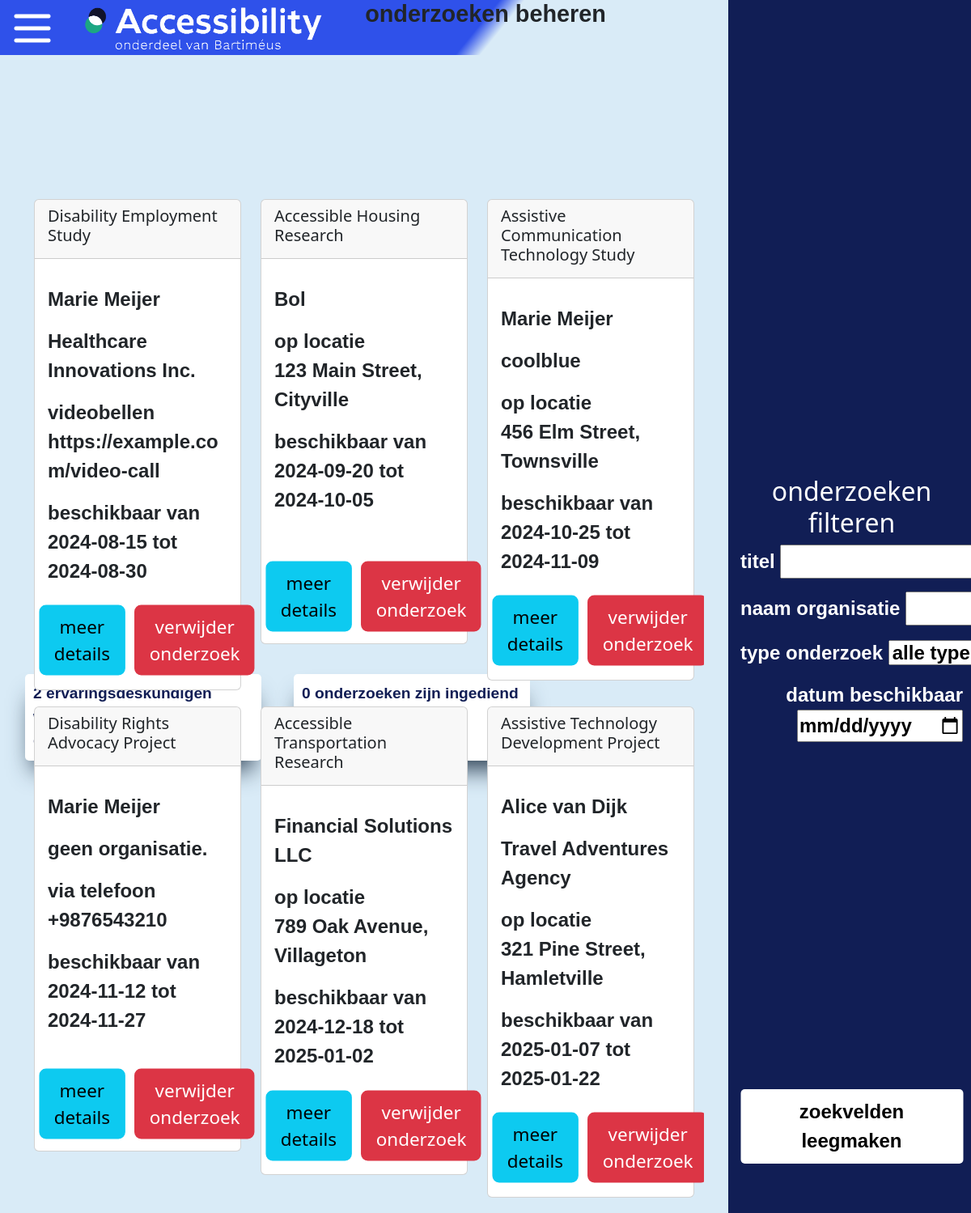
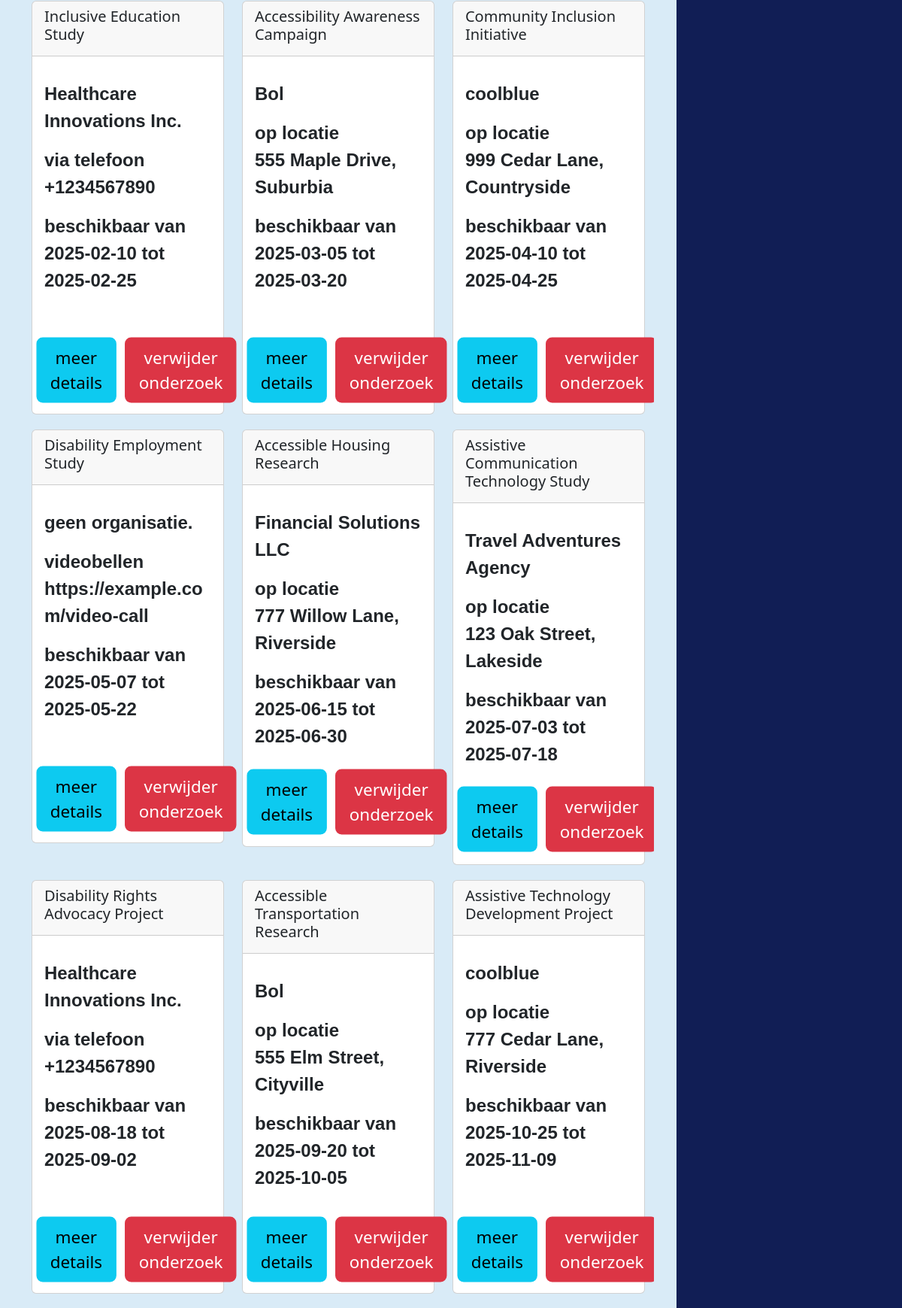
/admin/list_of_researches (upper part), run on the app's committed database (2 pictures, top to bottom).
### tables this page shows
CREATE TABLE research(
  id INTEGER NOT NULL,
  title VARCHAR NOT NULL,
  is_free BOOLEAN NOT NULL,
  description VARCHAR,
  date_from DATE NOT NULL,
  date_to DATE NOT NULL,
  research_type INT NOT NULL,
  location VARCHAR NOT NULL,
  with_price BOOLEAN NOT NULL,
  price INT,
  target_age_from INT,
  target_age_to INT,
  company_id INTEGER NOT NULL,
  disability_id INTEGER NOT NULL,
  status_id INTEGER NOT NULL,
  field_expert_id INTEGER,
  PRIMARY KEY(id),
  CONSTRAINT status_research FOREIGN KEY (status_id) REFERENCES status (id),
  CONSTRAINT id_research FOREIGN KEY (disability_id) REFERENCES disability (id),
  CONSTRAINT company_research FOREIGN KEY (company_id) REFERENCES company (id),
  CONSTRAINT field_expert_research
    FOREIGN KEY (field_expert_id) REFERENCES field_expert (id)
);

CREATE TABLE user(
  id INTEGER NOT NULL,
  firstname VARCHAR NOT NULL,
  infix VARCHAR,
  lastname VARCHAR NOT NULL,
  password VARCHAR NOT NULL,
  zipcode VARCHAR NOT NULL,
  gender INT NOT NULL,
  mail TEXT NOT NULL,
  phonenumber INT NOT NULL,
  is_approved BOOL NOT NULL, birthday, is_old BOOL NOT NULL DEFAULT 1, salt VARCHAR NOT NULL DEFAULT '',
  PRIMARY KEY(id)
);

### models/Company.py (models this page shows, shortened)
class Company(db.Model):
    id = db.Column(db.Integer, primary_key=True)
    name = db.Column(db.String(50), nullable=False)
    website = db.Column(db.String(255), nullable=False)
    description = db.Column(db.String(500), nullable=False) # warning over default varchar length
    contact_user = db.Column(db.Integer, nullable=False)
    phonenumber = db.Column(db.Integer, nullable=False)
    extradetails = db.Column(db.String(500), nullable=False)  # warning over default varchar length
    mail = db.Column(db.String(120), unique=True, nullable=False)
    user_id = db.Column(db.Integer, nullable=False)

### routes/admin.py (the view)
@admin.route("/list_of_researches", methods=["GET", "POST"])
def manage_researches():
    delete_research = request.form.get("delete_research")
    researches = get_research_list_admin()
    research_signup_request_count = get_research_signup_requests_count()
    return render_template("admin/list_of_researches.jinja", researches = researches, research_signup_request_count = research_signup_request_count)

### models/model.py (called while the page is built)
def get_research_list_admin():
    database = sqlite3.connect("database/wp3.db")
    database.row_factory = sqlite3.Row
    cursor = database.cursor()
    cursor.execute('''SELECT research.*, company.name, user.*
                    FROM research
                    LEFT JOIN company ON research.company_id = company.id
                    LEFT JOIN user ON research.field_expert_id = user.id
                     ''')
    researches = cursor.fetchall()
    database.close()
    return researches

def get_research_signup_requests_count():
    database = sqlite3.connect("database/wp3.db")
    cursor = database.cursor()
    cursor.execute('''SELECT COUNT(*) FROM research
                   JOIN status ON research.id = status.id
                   WHERE status.status = "in afwachting"''')
    research_signup_requests_count = cursor.fetchone()
    database.close()
    return research_signup_requests_count

### templates/admin/list_of_researches.jinja (shortened to what this page needs)
{% extends "base.jinja" %}  {% block body %}
<h1>onderzoeken beheren</h1>
<ul class="admin_quick_link">
  <a href="/admin/approve_research_requests"
    >{{ research_signup_request_count[0] }} ervaringsdeskundigen willen zich
    inschrijven voor een onderzoek</a
  >
  <a href="/admin/approve_research"
    >0 onderzoeken zijn ingediend door organisaties</a
  >
</ul>
<div class="filter_research_block">
  <h2 class="filter_research">onderzoeken filteren</h2>
  <p>titel <input type="text" id="searchTitle" /></p>
  <p>naam organisatie <input type="text" id="searchOrganisation" /></p>
  <p>
    type onderzoek
    <select id="searchType">
      <option value="">alle type</option>
    </select>
  </p>
  <p>
    datum beschikbaar <br />
    <input type="date" id="searchDate" />
  </p>
  <button class="clear_search_field" id="clearSearchFields">
    zoekvelden leegmaken
  </button>
</div>
<div class="list_position">
  <div class="container research_list list_normal">
    <div class="row" id="researchList">
      {%for research in researches%}
      <div
        class="col-4"
        data-title="{{ research.title }}"
        data-organisation="{{ research.name }}"
        data-type="{{ research.research_type }}"
        data-available-from="{{ research.date_from }}"
        data-available-until="{{ research.date_to }}"
      >
        <div class="card padding-bottom">
          <div class="card-header">
            <h5 class="card-title">{{ research.title }}</h5>
          </div>
          <div class="card-body">
            {%if research.firstname is not none%}
            <p class="card-text">
              {{ research.firstname }} {{ research.infix }}
              {{ research.lastname }}
            </p>
            {% endif %} {%if research.name is not none%}
            <p class="card-text">{{ research.name }}</p>
            {% endif %} {%if research.name is none%}
            <p class="card-text">geen organisatie.</p>
            {% endif %}
            <p class="card-text">
              {{ research.research_type }} <br />{{ research.location }}
            </p>
            <p class="card-text">
              beschikbaar van {{ research.date_from }} tot
              {{ research.date_to }}
            </p>
            <br />
            <br />
            <br />
            <br />
            <div class="research_list_buttons">
              <button
                class="btn btn-info more_details_button"
                data-id="{{ research.id }}"
              >
                meer details
              </button>
              <button
                data-id="{{ research.id }}"
                class="btn btn-danger deleteResearchButton"
              >
                verwijder onderzoek
              </button>
            </div>
          </div>
        </div>
      </div>
      {%endfor%}
    </div>
  </div>
</div>
{% endblock %}

### static/stylesheet.css (style rules this page uses)
.body { background-color: #D9EBF7; }
p, input, select, button, nav { font-weight: 600; font-size: 1.5rem; font-family: Sans-serif; }
h1 { font-weight: 600; font-size: 1.8rem; font-family: Sans-serif; text-align: center; position: fixed; top: 0%; left: 50%; transform: translate(-50%); max-width: 25%; margin: auto; z-index: 2; }
.filter_research { text-align:center; }
.filter_research_block { border-left: 5px solid #111e55; color: white; background-color: #111e55; position:fixed; right: 0%; padding: 10px; top: 0%; height: 100%; width: 25%; z-index: 2; }
.filter_research_block * { position: relative; top: 7%; }
.filter_research_block p { text-align:right; white-space: nowrap; }
.dashboard_cards p,a { font-weight: 600; font-size: 1.4rem; font-family: Sans-serif; margin: 5px; text-decoration: none; }
.admin_quick_link { position: absolute; left: -3%; top: 10%; display: flex; width: 100%; }
.admin_quick_link a { text-decoration: none; width: 25%; color: #111e55; padding: 10px; border-radius: 5px; font-size: 0.9em; background-color: white; box-shadow: rgb(38, 57, 77) 0px 20px 30px -10px; transition: linear .1s; margin-left: 3%; }
.list_position { position: relative; top: 150px; }
.clear_search_field { position: relative; left: 50%; top: 12%; transform: translate(-50%); padding: 10px; border: none; border-radius: 5px; background-color: white; cursor: pointer; }
.admin_quick_link a { font-weight: 600; font-size: 1.2rem; font-family: Sans-serif; }
.research_list { position: absolute; top: 20%; left: 2.5%; list-style-type: none; overflow: hidden; }
.research_list .card { min-height: 550px; display: flex; flex-direction: column; margin-bottom: 20px; }
.research_list_buttons { position: absolute; display: flex; width: 70%; left: 16%; bottom: 5%; margin: auto; scale: 1.4; }
.research_list_buttons button { margin-right: 5%; }
.list_normal { width: 70%; }

### data on the page
research: title "Disability Employment Study", firstname "Marie", lastname "Meijer", name "Healthcare Innovations Inc.", research_type "videobellen", location "https://example.com/video-call", date_from "2024-08-15", date_to "2024-08-30"
research: title "Accessible Housing Research", name "Bol", research_type "op locatie", location "123 Main Street, Cityville", date_from "2024-09-20", date_to "2024-10-05"
research: title "Assistive Communication Technology Study", firstname "Marie", lastname "Meijer", name "coolblue", research_type "op locatie", location "456 Elm Street, Townsville", date_from "2024-10-25", date_to "2024-11-09"
research: title "Disability Rights Advocacy Project", firstname "Marie", lastname "Meijer", shows "geen organisatie.", research_type "via telefoon", location "+9876543210", date_from "2024-11-12", date_to "2024-11-27"
research: title "Accessible Transportation Research", name "Financial Solutions LLC", research_type "op locatie", location "789 Oak Avenue, Villageton", date_from "2024-12-18", date_to "2025-01-02"
research: title "Assistive Technology Development Project", firstname "Alice", infix "van", lastname "Dijk", name "Travel Adventures Agency", research_type "op locatie", location "321 Pine Street, Hamletville", date_from "2025-01-07", date_to "2025-01-22"
research: title "Inclusive Education Study", name "Healthcare Innovations Inc.", research_type "via telefoon", location "+1234567890", date_from "2025-02-10", date_to "2025-02-25"
research: title "Accessibility Awareness Campaign", name "Bol", research_type "op locatie", location "555 Maple Drive, Suburbia", date_from "2025-03-05", date_to "2025-03-20"
research: title "Community Inclusion Initiative", name "coolblue", research_type "op locatie", location "999 Cedar Lane, Countryside", date_from "2025-04-10", date_to "2025-04-25"
research: title "Disability Employment Study", shows "geen organisatie.", research_type "videobellen", location "https://example.com/video-call", date_from "2025-05-07", date_to "2025-05-22"
research: title "Accessible Housing Research", name "Financial Solutions LLC", research_type "op locatie", location "777 Willow Lane, Riverside", date_from "2025-06-15", date_to "2025-06-30"
research: title "Assistive Communication Technology Study", name "Travel Adventures Agency", research_type "op locatie", location "123 Oak Street, Lakeside", date_from "2025-07-03", date_to "2025-07-18"
research: title "Disability Rights Advocacy Project", name "Healthcare Innovations Inc.", research_type "via telefoon", location "+1234567890", date_from "2025-08-18", date_to "2025-09-02"
research: title "Accessible Transportation Research", name "Bol", research_type "op locatie", location "555 Elm Street, Cityville", date_from "2025-09-20", date_to "2025-10-05"
research: title "Assistive Technology Development Project", name "coolblue", research_type "op locatie", location "777 Cedar Lane, Riverside", date_from "2025-10-25", date_to "2025-11-09"

### other printed values
{{ research_signup_request_count[0] }} "2"
